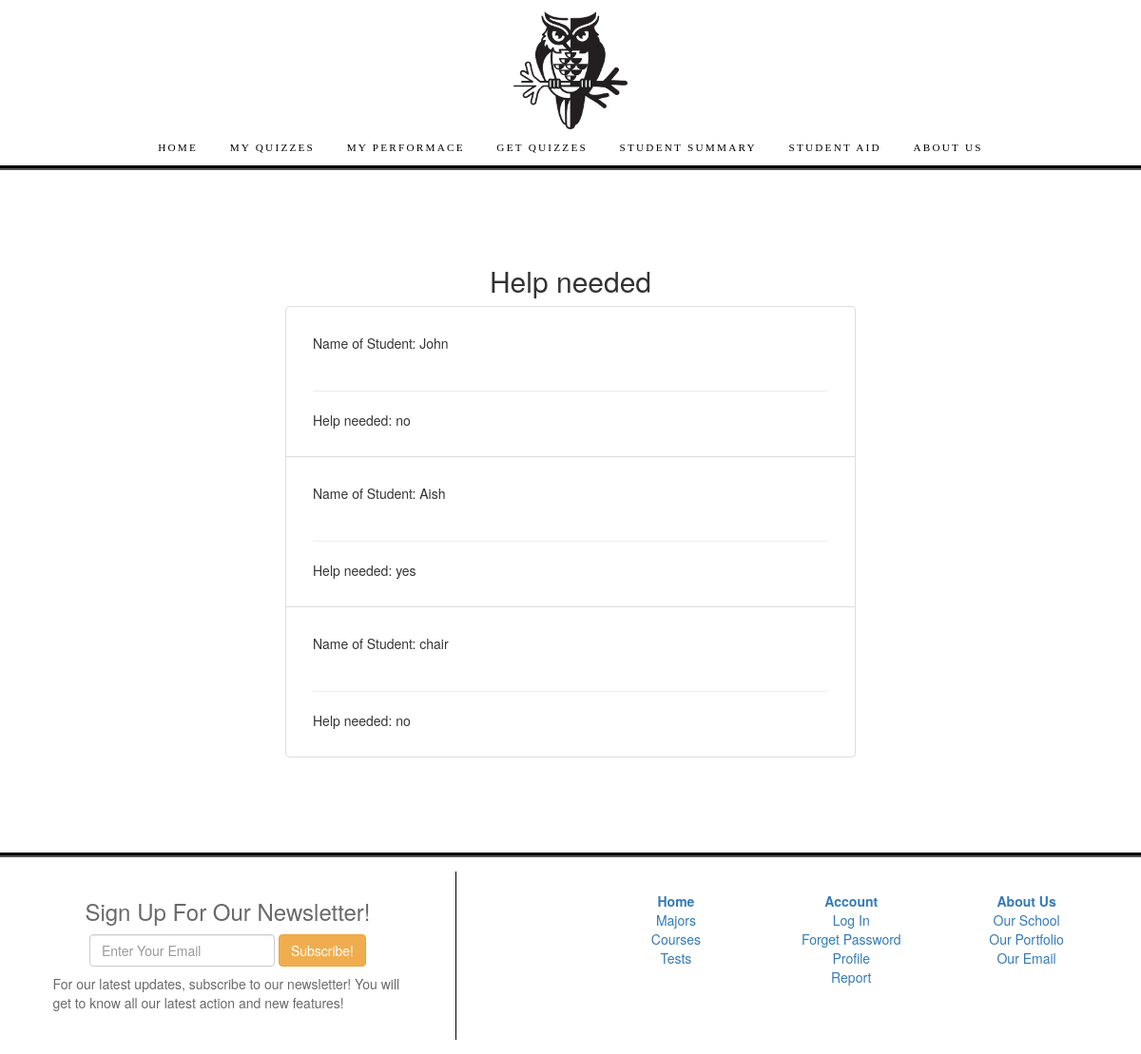
Page /quiz/report/ on the earlier database version.
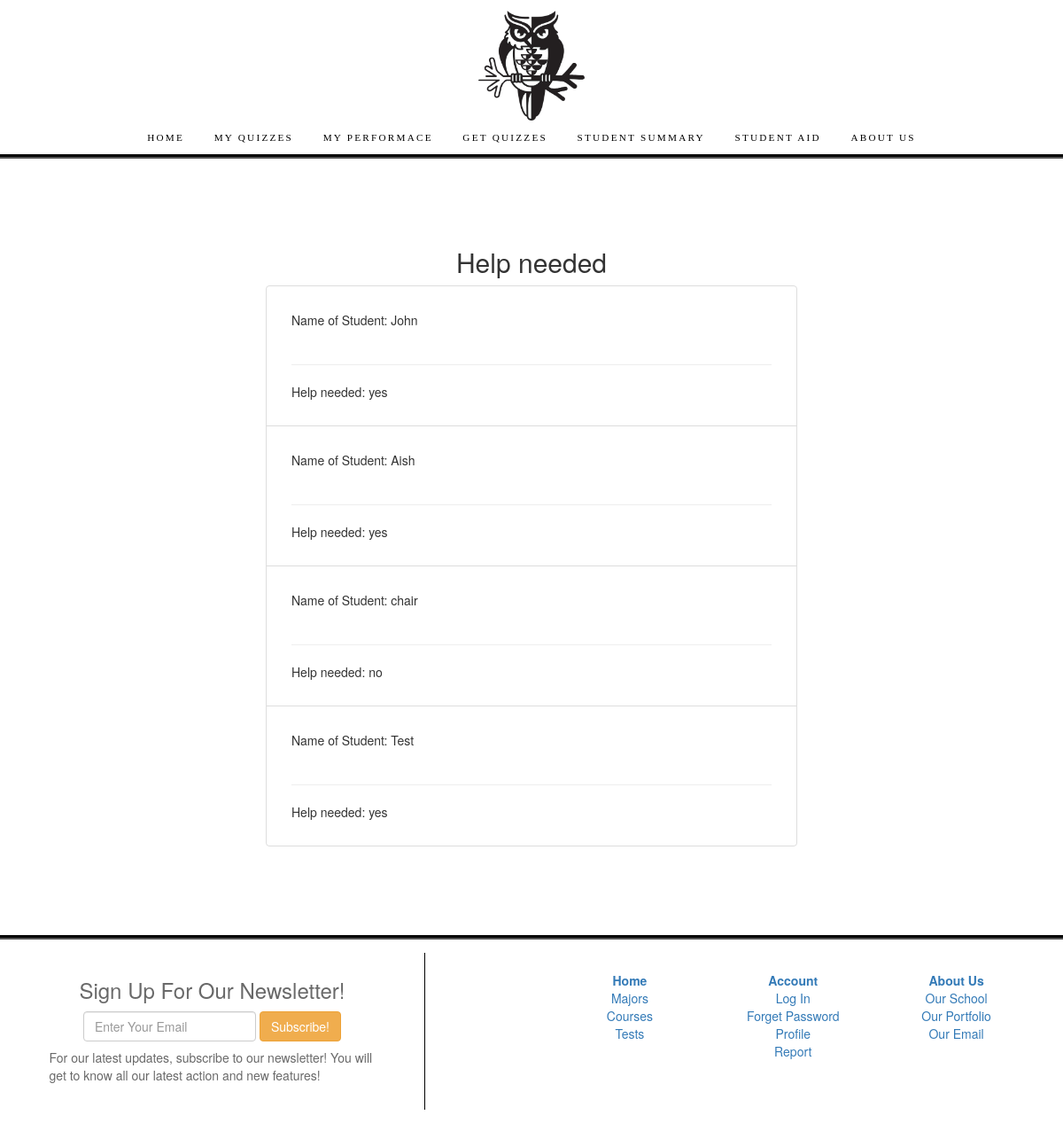
Same page on the later database version.
### quiz/models.py (models this page shows, shortened)
class identify(models.Model):
    HELP_OPTIONS = (
        ('yes', 'yes'),
        ('no', 'no')
    )
    student = models.OneToOneField(Student, on_delete=models.CASCADE, null = True)
    help_needed = models.CharField(choices = HELP_OPTIONS, max_length=50, blank = True)

class Student(models.Model):
    studentUser = models.OneToOneField(settings.AUTH_USER_MODEL, on_delete=models.CASCADE, null = True)
    assigned_quizzes = models.ManyToManyField(Quiz)
    M = 'M'
    F = 'F'
    GENDER_SELECT =  (
        (M, 'Male'),
        (F, 'Female'),
    )
    HIGHER_SELECT = (
        ('yes', 'yes'),
        ('no', 'no'),
    )
    ACTIVITIES_SELECT = (
         ('yes', 'yes'),
        ('no', 'no'),
    )
    SCH_SUPPORT = (
        ('yes', 'yes'),
        ('no', 'no')
    )
    sex = models.CharField(max_length = 1, choices = GENDER_SELECT, default = M)
    age = models.IntegerField(null = True)
    travelTime = models.IntegerField(null = True)
    studytime = models.IntegerField(null= True)
    higher = models.CharField(max_length = 3, choices = HIGHER_SELECT, blank = True, default = 'yes')
    activities = models.CharField(max_length = 3, choices = ACTIVITIES_SELECT , blank = True, default = 'yes')
    absences = models.IntegerField(null = True, blank = True)
    passed = models.IntegerField(null = True)
    schoolsup = models.CharField(max_length = 3, choices = SCH_SUPPORT , blank = True, default = 'yes')
    freetime = models.IntegerField(default = 0)
    class Meta:
        pass
    def __str__(self):
        return f'{self.studentUser.first_name}'

### quiz/views.py (the view)
# urls.py: path('report/', views.ReportAnalyticsView.as_view(), name = "need-list"),
class ReportAnalyticsView(ListView):
    model = identify
    context_object_name = "need_list"
    template_name = "quiz/need_list.html"

### quiz/templates/quiz/need_list.html
{%extends 'base.html'%}
{%block content%}
<br><br>
<br><br>
<h2 class="text-center">Help needed</h2>
<ul class="list-group "  style ="margin-left:auto; margin-right: auto; width: 50%; ">
    {% for need in need_list%}
        <li class= "list-group-item" style = "padding: 2em;">Name of Student: {{need.student}}
        <br><br>
        <hr>
        Help needed: {{need.help_needed}}
    </li>
    {% endfor %}
</ul>
<br><br>
<br><br>
{%endblock content%}

Differences in the rows shown:
changed identify "John": help_needed "no" → "yes"
added identify: student "Test", help_needed "yes"
